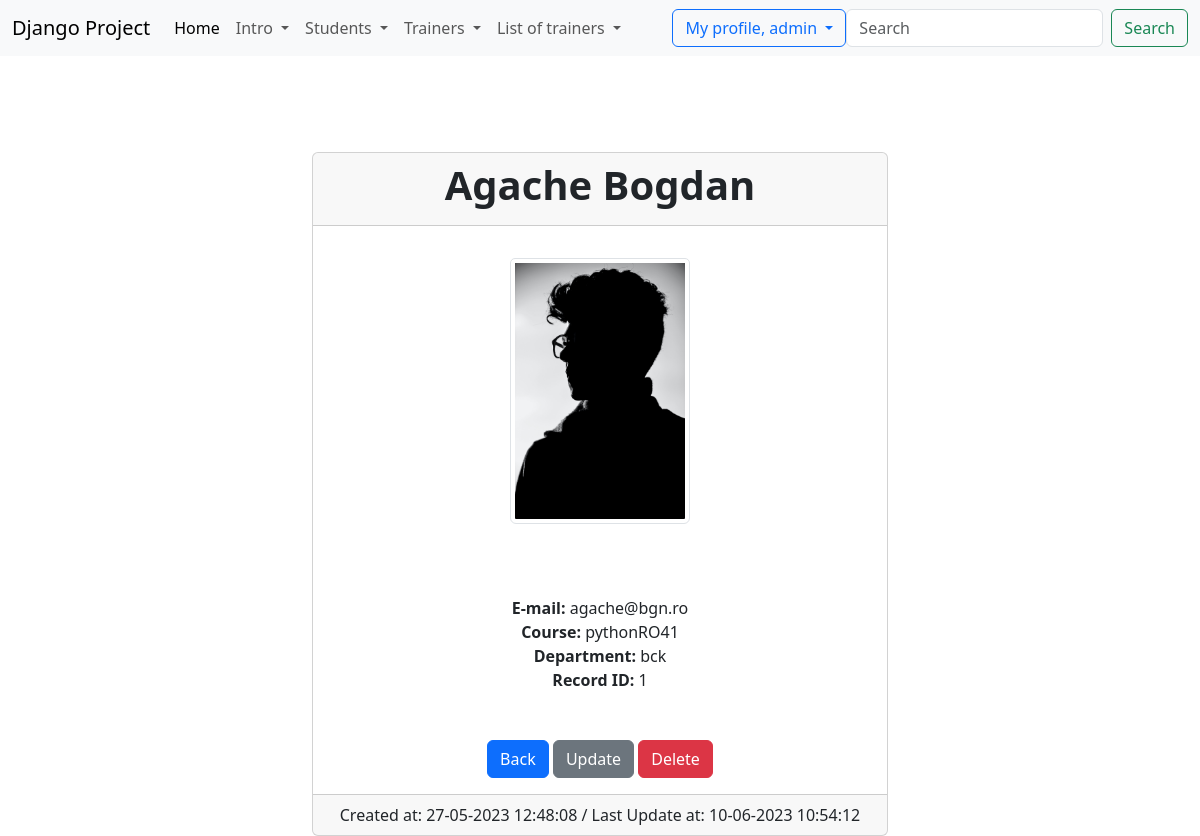
The app's page /trainer_details/1/ (signed in) with its own data.
### trainer/models.py (models this page shows)
class Trainer(models.Model):
    dep_options = [('bck', 'Backend'), ('frt', 'Frontend'), ('ntw', 'Network')]
    first_name = models.CharField(max_length=20)
    last_name = models.CharField(max_length=20)
    course = models.CharField(max_length=40)
    email = models.EmailField(max_length=50)
    department = models.CharField(choices=dep_options, max_length=6)
    active = models.BooleanField(default=True)
    profile = models.ImageField(upload_to='profiles/', null=True, blank=True)
    file = models.FileField(upload_to='files/', null=True, blank=True)
    created_at = models.DateTimeField(auto_now_add=True)  # auto-now_add salveaza data si ora de creere
    updated_at = models.DateTimeField(auto_now=True)  # auto_now salveaza data ora cand se modifica intrarea
    def __str__(self):
        return f"{self.first_name} {self.last_name}"

### trainer/views.py (the view)
# urls.py: path('trainer_details/<int:pk>/', views.TrainerDetailsView.as_view(), name='trainer-details'),
class TrainerDetailsView(LoginRequiredMixin, PermissionRequiredMixin, DetailView):
    template_name = 'trainer/trainer_details.html'
    model = Trainer
    success_url = reverse_lazy('list-of-students')
    permission_required = 'trainer.view_trainer'

### djangoProject/context_processors.py (called while the page is built)
def get_all_trainers(request):
    return {
        'trainers': Trainer.objects.all()
    }

def get_all_students(request):
    return {
        'students': Student.objects.all()
    }

### templates/trainer/trainer_details.html (shortened to what this page needs)
{% extends 'base.html' %}
{% load static %}
{% block content %}
    <br><br><br>
    <div class="container-fluid">
        <div class="row">
            <div class="col-md-6 offset-md-3">
                <div class="card text-center">
                    <div class="card-header">
                        <h1>
                            <strong>
                                {{ trainer.first_name|title }} {{ trainer.last_name|title }}
                            </strong>
                        </h1>
                    </div>
                    <div class="card-body">
                        <p class="card-text">
                            {% if trainer.profile %}
                                <div class="col-md-4 offset-md-4">
                                    <img src="{{ trainer.profile.url }}" class="card-img-top img-thumbnail"
                                         alt="Imagine Profil">
                                </div>
                            {% else %}
                                <div class="col-md-4 offset-md-4">
                                    <img src="{% static 'images/profile_pic.jpg' %}"
                                         class="card-img-top img-thumbnail" alt="Imagine Profil">
                                </div>
                            {% endif %}
                        <br><br><br>
                        <strong>E-mail: </strong>{{ trainer.email }}<br/>
                        <strong>Course: </strong>{{ trainer.course }}<br/>
                        <strong>Department: </strong>{{ trainer.department }}<br/>
                        <strong>Record ID: </strong>{{ trainer.id }}<br/>
                        <br><br>
                        <a href="{% url 'list-of-trainers' %}" class="btn btn-primary">Back</a>
                        {% if perms.trainer.change_trainer %}
                            <a href="{% url 'update-trainer' trainer.id %}" class="btn btn-secondary">Update</a>
                        {% endif %}
                        {% if perms.trainer.delete_trainer %}
                            <a href="{% url 'delete-trainer' trainer.id %}" class="btn btn-danger">Delete</a>
                        {% endif %}
                    </div>
                    <div class="card-footer text-center">
                        Created at: {{ trainer.created_at|date:"d-m-Y H:i:s" }} / Last Update
                        at: {{ trainer.updated_at|date:"d-m-Y H:i:s" }}
                    </div>
                </div>
            </div>
        </div>
    </div>
{% endblock %}

### templates/navbar.html (shortened to what this page needs)
<nav class="navbar navbar-expand-lg bg-body-tertiary">
    <div class="container-fluid">
        <a class="navbar-brand">Django Project</a>
        <div class="collapse navbar-collapse" id="navbarSupportedContent">
            <ul class="navbar-nav me-auto mb-2 mb-lg-0">
                <li class="nav-item">
                    <a class="nav-link active" aria-current="page" href="{% url 'homepage' %}">Home</a>
                </li>
                {% if user.is_authenticated %}
                    <li class="nav-item dropdown">
                        <a class="nav-link dropdown-toggle" role="button" data-bs-toggle="dropdown"
                           aria-expanded="false">
                            Intro
                        </a>
                    </li>
                    {% if perms.sudent.add_student or perms.student.view_student_list %}
                        <li class="nav-item dropdown">
                            <a class="nav-link dropdown-toggle" role="button" data-bs-toggle="dropdown"
                               aria-expanded="false">
                                Students
                            </a>
                        </li>
                    {% endif %}
                    {% if perms.trainer.add_trainer or perms.trainer.view_list_of_trainers %}
                        <li class="nav-item dropdown">
                            <a class="nav-link dropdown-toggle" role="button" data-bs-toggle="dropdown"
                               aria-expanded="false">
                                Trainers
                            </a>
                        </li>
                    {% endif %}
                         <li class="nav-item dropdown">
                    <a class="nav-link dropdown-toggle" href="#" role="button" data-bs-toggle="dropdown"
                       aria-expanded="false">
                        List of trainers
                    </a>
                </li>
                {% endif %}
            </ul>
            {% if user.is_authenticated %}
                <div class="dropdown">
                    <button class="btn btn-outline-primary dropdown-toggle" type="button" data-bs-toggle="dropdown"
                            aria-expanded="false">
                        My profile, {{ user.username }}
                    </button>
                </div>
                <form class="d-flex" role="search">
                    <input class="form-control me-2" type="search" placeholder="Search" aria-label="Search">
                    <button class="btn btn-outline-success" type="submit">Search</button>
                </form>
                </div>
                </div>
            {% else %}
                <div>
                    <a href="{% url 'login' %}" class="btn btn-outline-success">Login</a>
                    <a href="{% url 'create-user' %}" class="btn btn-outline-success">Sign up</a>
                </div>
            {% endif %}
</nav>

### records on screen
Trainer: first_name "Agache", last_name "Bogdan", email "agache@bgn.ro", course "pythonRO41", department "bck", id "1", created_at "27-05-2023 12:48:08", updated_at "10-06-2023 10:54:12"

### other values on screen
{{ user.username }} "admin"
